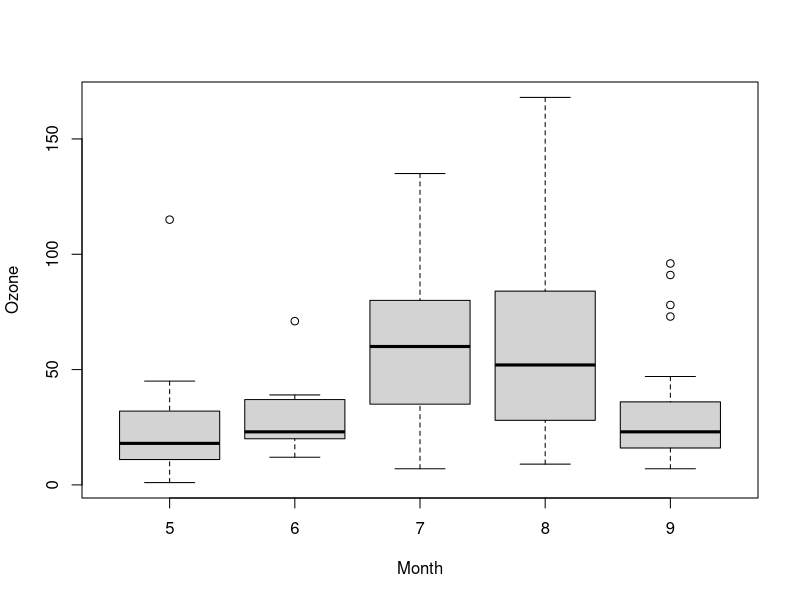

Reproduce this figure in R.
## Hollander & Wolfe (1973), 116.
## Mucociliary efficiency from the rate of removal of dust in normal
##  subjects, subjects with obstructive airway disease, and subjects
##  with asbestosis.
x <- c(2.9, 3.0, 2.5, 2.6, 3.2) # normal subjects
y <- c(3.8, 2.7, 4.0, 2.4)      # with obstructive airway disease
z <- c(2.8, 3.4, 3.7, 2.2, 2.0) # with asbestosis
kruskal.test(list(x, y, z))
## Equivalently,
x <- c(x, y, z)
g <- factor(rep(1:3, c(5, 4, 5)),
            labels = c("Normal subjects",
                       "Subjects with obstructive airway disease",
                       "Subjects with asbestosis"))
kruskal.test(x, g)
 
## Formula interface.
require(graphics)
boxplot(Ozone ~ Month, data = airquality)
kruskal.test(Ozone ~ Month, data = airquality)

## kruskal.test(depVar ~ indepVar, data=df)
